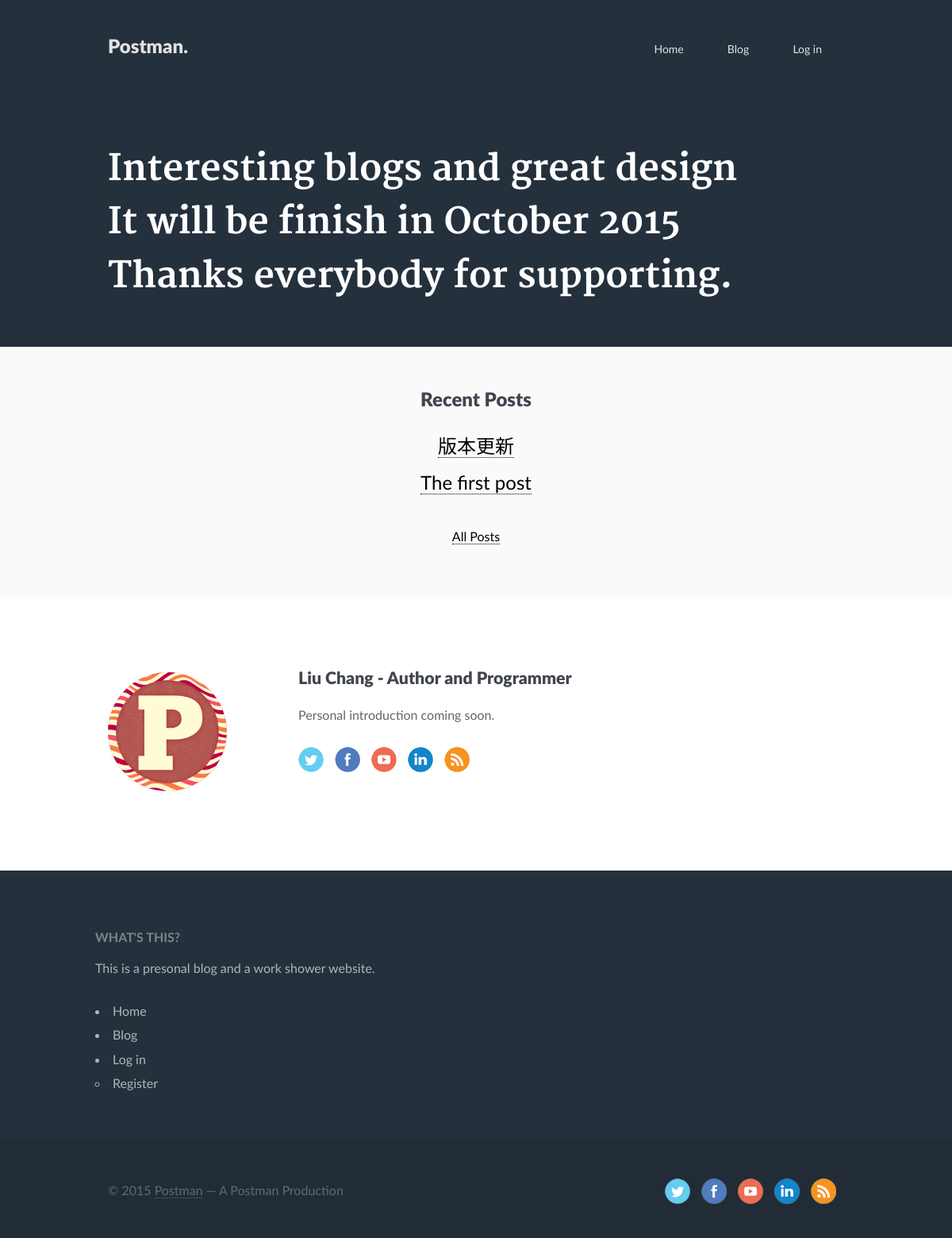
Before: / with the older database file.
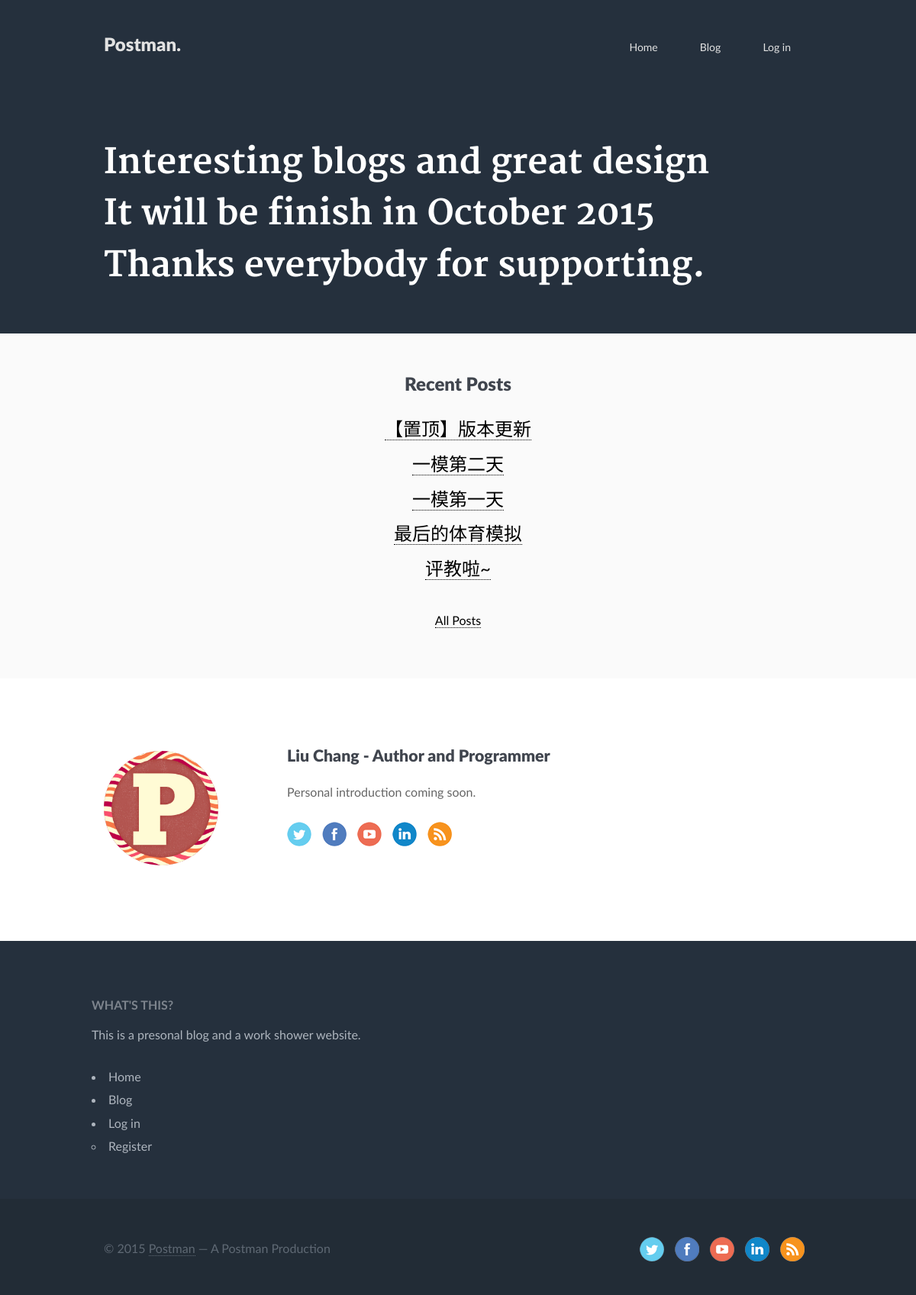
After: the same page with the newer database file.
### tables this page shows
CREATE TABLE IF NOT EXISTS `article` (
  `id` int(10) unsigned NOT NULL AUTO_INCREMENT COMMENT '文章ID',
  `name` text NOT NULL,
  `content` text NOT NULL,
  `datetime` datetime NOT NULL,
  `type` tinyint(3) unsigned NOT NULL,
  `user` int(10) unsigned NOT NULL,
  PRIMARY KEY (`id`)
);

### index.php (the view, shortened to what this page needs)
<?php
	include 'core/init.php';
?>
<!DOCTYPE html>
<html>
<head>
	<?php include 'includes/head.php'; ?>
</head>
<body class="home">
<?php include 'includes/header.php'; ?>
<div id="header">
	<div class="container_12">
		<div class="grid_12">
			<h1 class="special">
				Interesting blogs and great design<br>
				It will be finish in October 2015<br>
				Thanks everybody for supporting.<br>
			</h1>
		</div>
	</div>
</div>
<div id="blogs" align="center">
	<br/>
	<h1>Recent Posts</h1>
	<?php
		$result = $GLOBALS['con']->query ("SELECT * FROM article ORDER BY id DESC");
		$result->data_seek(0);
		$js = 0;
		while ($row = $result->fetch_assoc()) {
			if (isset ($user_data) || $row['type'] == 0) {
				?><font size="5"><a href="article.php?id=<?php echo $row['id']; ?>"><?php echo $row['name']; ?></a></font><br/><?php
				$js++;
				if ($js == 5) {
					break;
				}
			}
		}
	?>
	<br/>
	<a href="article_list.php">All Posts</a>
	<br/><br/><br/>
</div>
<div id="author">
	<div class="container_12">
		<div class="grid_3"><img class="author" src="img/icon.jpg" alt="Postman Icon"></div>
		<div class="grid_9">
			<h2>Liu Chang - Author and Programmer</h2>
			<p>Personal introduction coming soon.</p>
			<ul class="social">
				<li><a href="http://twitter.com"><img alt="Twitter" src="img/social/twitter.png"></a></li>
				<li><a href="http://facebook.com"><img alt="Facebook" src="img/social/facebook.png"></a></li>
				<li><a href="http://youtube.com"><img alt="YouTube" src="img/social/youtube.png"></a></li>
				<li><a href="http://linkedin.com"><img alt="LinkedIn" src="img/social/linkedin.png"></a></li>
				<li><a href=""><img alt="RSS Feed" src="img/social/rss.png"></a></li>
			</ul>
		</div>
	</div>
</div>
<?php include 'includes/footer.php'; ?>
</body>
</html>

### includes/head.php (shortened to what this page needs)
<link href="css/normalize.css" rel="stylesheet">
<link href="css/type.css" rel="stylesheet">
<link href="css/grid.css" rel="stylesheet">
<link href="css/main.css" rel="stylesheet">
<link href="css/fonts.css" rel="stylesheet">

### includes/header.php
<div id="header">
	<div class="container_12">
		<div class="grid_4">
			<h1 id="logo"><a href="index.php">Postman.</a></h1>
		</div>
		<div class="grid_8">
			<ul class="slimmenu" id="navigation">
				<?php include 'nav.php'; ?>
			</ul>
		</div>
	</div>
</div>

### includes/nav.php (shortened to what this page needs)
<li><a href="index.php">Home</a></li>
<li><a href="article_list.php">Blog</a></li>
<?php
	if (!isset ($user_data)) {
		echo '<li><a href="login.php">Log in</a><ul>';
		echo '<li><a href="register.php">Register</a></li>';
		echo '</ul></li>';
	}
	else{
		echo '<li><a href="profile.php">' . $user_data['username'] . '</a><ul>';
		echo '<li><a href="logout.php">Logout</a></li>';
		echo '</ul></li>';
	}
?>

### includes/footer.php
<div id="footer">
	<div class="container_12">
			<h4>What's This?</h4>
			<p>This is a presonal blog and a work shower website.</p>
			<ul>
				<?php include 'nav.php'; ?>
			</ul>
	</div>
</div>
<div id="subfooter">
	<div class="container_12">
		<div class="grid_6">
			<p class="copyright">&copy; 2015 <a href="http://blog.sina.com.cn/postman99" target="_blank">Postman</a> &mdash; A Postman Production</p>
		</div>
		<div class="grid_6">
			<ul class="social">
				<li><a href="http://twitter.com"><img alt="Twitter" src="img/social/twitter.png"></a></li>
				<li><a href="http://facebook.com"><img alt="Facebook" src="img/social/facebook.png"></a></li>
				<li><a href="http://youtube.com"><img alt="YouTube" src="img/social/youtube.png"></a></li>
				<li><a href="http://linkedin.com"><img alt="LinkedIn" src="img/social/linkedin.png"></a></li>
				<li><a href=""><img alt="RSS Feed" src="img/social/rss.png"></a></li>
			</ul>
		</div>
	</div>
</div>

### css/type.css (style rules this page uses)
html { font: normal 100%/1.9 Lato; }
body { -webkit-hyphens: auto; -moz-hyphens: auto; -ms-hyphens: auto; -o-hyphens: auto; hyphens: auto; word-wrap: break-word; color: #666; }
h1, h2, h3, h4, h5, h6 { line-height: 1; margin: 0; text-rendering: optimizeLegibility; color: #40454e; font-weight:700; padding:1em 0 }
h1 { font-size:1.5em; font-weight:900 }
h2 { font-size:1.33333em; font-weight:900 }
h4 { font-size:1em; }
h1 a, h2 a, h3 a, h4 a { border-bottom:0 }
.special { font: normal 45px/1.5 Merriweather; color: white; padding-bottom: 1em }
p { margin: auto auto 1.5em; }
ul, ol { list-style-position: inside; padding: 0; margin: auto auto 1.5em; }

### css/grid.css (style rules this page uses)
.container_12 { margin-left: auto; margin-right: auto; width: 960px; }
.grid_1, .grid_2, .grid_3, .grid_4, .grid_5, .grid_6, .grid_7, .grid_8, .grid_9, .grid_10, .grid_11, .grid_12 { display: inline; float: left; margin-left: 16px; margin-right: 16px; margin-top: 10px; margin-bottom: 10px }
.grid_3 { width: 208px; }
.grid_4 { width: 288px; }
.grid_6 { width: 448px; }
.grid_8 { width: 608px; }
.grid_9 { width: 688px; }
.grid_12 { width: 928px; }
.clearfix:before, .clearfix:after, .container_12:before, .container_12:after { content: '.'; display: block; overflow: hidden; visibility: hidden; font-size: 0; line-height: 0; width: 0; height: 0; }
.clearfix:after, .container_12:after { clear: both; }
.clearfix, .container_12 { zoom: 1; }

### css/main.css (style rules this page uses)
#header { background: #25303D; }
#header .container_12 { padding: 0; }
#logo { font-size: 30px/1.5; font-family: Lato; padding: 1.5em 0; }
h1#logo a,h2#logo a { padding: 40px 0; color: #E2E2E2; border: 0; }
.container_12 { padding: 60px 0 80px; }
.home #blogs { background: #fafafa; }
.home img.author { border-radius: 5000px; width: 150px; height: 150px; margin-top: 25px; }
img { max-width: 100%; }
a { text-decoration: none; border-bottom: 1px dotted; color: #000; }
.social li { width: 32px; display: inline; list-style-type: none; padding-right: 10px; }
.social li a { border: 0; }
#footer { margin-top: 0; background: #25303D; color: #AEB5BE; }
#footer .container_12 { padding-bottom: 30px; }
#footer h4 { color: #7D848D; text-transform: uppercase; }
#footer a { color: #AEB5BE; text-decoration: none; border: 0; }
#subfooter { background: #222C36; }
#subfooter .container_12 { padding: 40px 0 0; }
#subfooter .social { float: right; }
p.copyright,.copyright a { color: #5F6974; }
ul.slimmenu { list-style-type: none; margin: 0; padding: 0; float: right; padding: 25px 0; }
ul.slimmenu li { position: relative; display: inline-block; }
ul.slimmenu > li { margin-right: -5px; }
ul.slimmenu > li:first-child { border-left: 0; }
ul.slimmenu > li:last-child { margin-right: 0; }
ul.slimmenu li a { display: block; color: #E2E2E2; padding: 1em 2em; font-size: 14px; text-decoration: none; border: 0; transition: background-color .5s ease-out; -o-transition: background-color .5s ease-out; -moz-transition: background-color .5s ease-out; -webkit-transition: background-color .5s ease-out; }

Changed rows visible on the page:
removed article: name "版本更新"
no longer on this page (row edited): article: name "The first post"
added article: name "【置顶】版本更新"
added article: name "一模第二天"
added article: name "一模第一天"
added article: name "最后的体育模拟"
added article: name "评教啦~"
